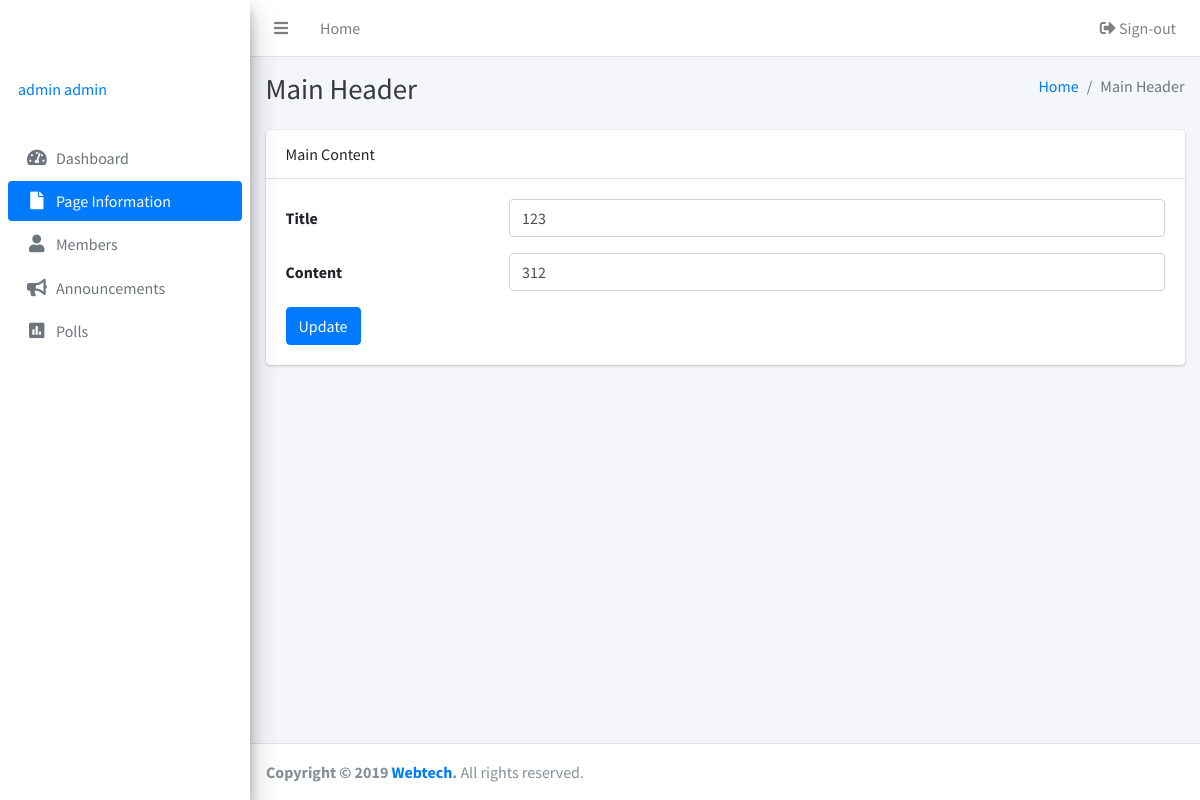
The app's page /admins/page.php (signed in) with its own data.
### tables this page shows
CREATE TABLE IF NOT EXISTS `accounts` (
  `id` int(255) NOT NULL AUTO_INCREMENT,
  `firstname` varchar(255) NOT NULL,
  `lastname` varchar(255) NOT NULL,
  `username` varchar(255) NOT NULL,
  `email` varchar(255) NOT NULL,
  `password` varchar(255) NOT NULL,
  `role` enum('super','admin') NOT NULL,
  `status` enum('Enabled','Disabled') NOT NULL,
  PRIMARY KEY (`id`),
  UNIQUE KEY `username` (`username`)
);

CREATE TABLE IF NOT EXISTS `maincontent` (
  `id` int(255) NOT NULL AUTO_INCREMENT,
  `title` varchar(255) NOT NULL,
  `content` longtext NOT NULL,
  PRIMARY KEY (`id`)
);

### admins/inc/session.php (called while the page is built, shortened)
<?php
	include 'inc/db.php';;
	if(isset($_SESSION['admin'])){
		$sql = mysqli_query($db, "SELECT * FROM accounts where `username` = '".$_SESSION['admin']."'");
		$user = mysqli_fetch_assoc($sql);
	}
	else{
		header('location: login.php');
		exit();
	}
?>

### admins/page.php (the view, shortened to what this page needs)
<?php
  include 'inc/session.php';
  include 'inc/header.php';
 ?>
<?php
$link = "Information";
?>
<body class="hold-transition sidebar-mini">
<div class="wrapper">
<?php include 'inc/navbar.php'; ?>
  <div class="content-wrapper">
    <div class="content-header">
      <div class="container-fluid">
        <div class="row mb-2">
          <div class="col-sm-6">
            <h1 class="m-0 text-dark">Main Header</h1>
          </div>
          <div class="col-sm-6">
            <ol class="breadcrumb float-sm-right">
              <li class="breadcrumb-item"><a href="#">Home</a></li>
              <li class="breadcrumb-item active">Main Header</li>
            </ol>
          </div>
        </div>
      </div>
    </div>
    <div class="content">
      <div class="container-fluid">
         <div class="row">
          <div class="col-12">
            <div class="card">
              <div class="card-header">
               Main Content
              </div>
              <div class="card-body">
               <form class="form-horizontal" action="page.php" method="post" >
                <?php
                  $sql = mysqli_query($db, "SELECT * FROM maincontent");
                  $content = mysqli_fetch_assoc($sql);
                ?>
                  <div class="form-group row">
                    <label for="inputEmail3" class="col-sm-3 col-form-label">Title</label>
                    <div class="col-sm-9">
                      <input type="text" class="form-control" value="<?php echo $content['title'];?>" name="title" required>
                    </div>
                  </div>
                  <div class="form-group row">
                    <label for="inputEmail3" class="col-sm-3 col-form-label">Content</label>
                    <div class="col-sm-9">
                      <input type="text" class="form-control" value="<?php echo $content['content'];?>" name="content" required>
                    </div>
                  </div>
                  <button type="submit" class="btn btn-primary" name="submit">Update</button>
                  </form>
              </div>
            </div>
          </div>
        </div>
      </div>
    </div>
  </div>
  <?php include 'inc/footer.php'; ?>
</div>
</body>
</html>

### admins/inc/navbar.php
  <nav class="main-header navbar navbar-expand navbar-white navbar-light">
    <ul class="navbar-nav">
      <li class="nav-item">
        <a class="nav-link" data-widget="pushmenu" href="#"><i class="fas fa-bars"></i></a>
      </li>
      <li class="nav-item d-none d-sm-inline-block">
        <a href="index3.html" class="nav-link">Home</a>
      </li>
    </ul>
    <ul class="navbar-nav ml-auto">
      <li class="nav-item">
        <a class="nav-link" href="logout.php"><i class="nav-icon fas fa-sign-out-alt"></i> Sign-out</a>
      </li>
    </ul>
  </nav>
  <aside class="main-sidebar sidebar-gray elevation-4">
    <a href="index3.html" class="brand-link">
      <span class="brand-text font-weight-light">OrgIT</span>
    </a>
    <div class="sidebar">
      <div class="user-panel mt-3 pb-3 mb-3 d-flex">
        <div class="info">
          <a href="#" class="d-block"><?php echo $user['firstname']. ' '.$user['lastname']; ?></a>
        </div>
      </div>
<?php if($user['role'] == 'super'): ?>
      <nav class="mt-2">
        <ul class="nav nav-pills nav-sidebar flex-column" data-widget="treeview" role="menu" data-accordion="false">
          <li class="nav-item">
            <a href="index.php" class="nav-link <?php if($link == 'Dashboard') {echo 'active';} ?>">
              <i class="nav-icon fas fa-tachometer-alt"></i>
              <p>
                Dashboard
              </p>
            </a>
          </li>
          <li class="nav-item">
            <a href="page.php" class="nav-link <?php if($link == 'Information') {echo 'active';} ?>">
              <i class="nav-icon fas fa-file"></i>
              <p>
                Page Information
              </p>
            </a>
          </li>
          <li class="nav-item">
            <a href="members.php" class="nav-link <?php if($link == 'Members') {echo 'active';} ?>">
              <i class="nav-icon fas fa-user"></i>
              <p>
                Members
              </p>
            </a>
          </li>
          <li class="nav-item">
            <a href="announcements.php" class="nav-link <?php if($link == 'Announcements') {echo 'active';} ?>">
              <i class="nav-icon fas fa-bullhorn"></i>
              <p>
                Announcements
              </p>
            </a>
          </li>
          <li class="nav-item">
            <a href="poll.php" class="nav-link <?php if($link == 'Polls') {echo 'active';} ?>">
              <i class="nav-icon fas fa-poll"></i>
              <p>
                Polls
              </p>
            </a>
          </li>
          <li class="nav-item">
            <a href="users.php" class="nav-link <?php if($link == 'Users') {echo 'active';} ?>">
              <i class="nav-icon fas fa-users-cog"></i>
              <p>
                Users
              </p>
            </a>
          </li>
        </ul>
      </nav>
  <?php else: ?>
      <nav class="mt-2">
        <ul class="nav nav-pills nav-sidebar flex-column" data-widget="treeview" role="members" data-accordion="false">
          <li class="nav-item">
            <a href="index.php" class="nav-link <?php if($link == 'Dashboard') {echo 'active';} ?>">
              <i class="nav-icon fas fa-tachometer-alt"></i>
              <p>
                Dashboard
              </p>
            </a>
          </li>
          <li class="nav-item">
            <a href="page.php" class="nav-link <?php if($link == 'Information') {echo 'active';} ?>">
              <i class="nav-icon fas fa-file"></i>
              <p>
                Page Information
              </p>
            </a>
          </li>
          <li class="nav-item">
            <a href="members.php" class="nav-link <?php if($link == 'Members') {echo 'active';} ?>">
              <i class="nav-icon fas fa-user"></i>
              <p>
                Members
              </p>
            </a>
          </li>
          <li class="nav-item">
            <a href="announcements.php" class="nav-link <?php if($link == 'Announcements') {echo 'active';} ?>">
              <i class="nav-icon fas fa-bullhorn"></i>
              <p>
                Announcements
              </p>
            </a>
          </li>
          <li class="nav-item">
            <a href="poll.php" class="nav-link <?php if($link == 'Polls') {echo 'active';} ?>">
              <i class="nav-icon fas fa-poll"></i>
              <p>
                Polls
              </p>
            </a>
          </li>
        </ul>
      </nav>
  <?php endif ?>
    </div>
  </aside>

### admins/inc/header.php (style rules this page uses)
p, h1, h2, h3, h4, h5, h6, label, td, dt, dd { user-select: none; -webkit-user-select: none; -khtml-user-select: none; -moz-user-select: none; -ms-user-select: none; }

### records on screen
accounts: firstname "admin", lastname "admin"
maincontent: title "123", content "312"
